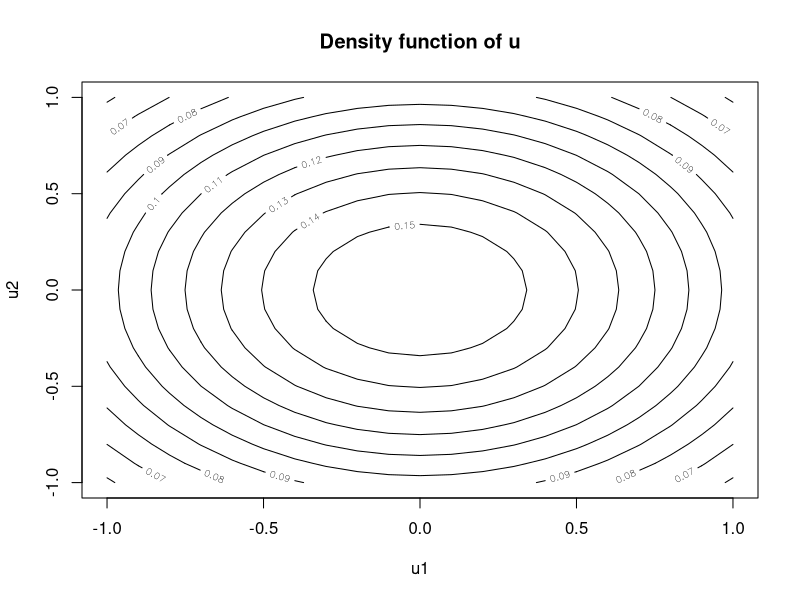
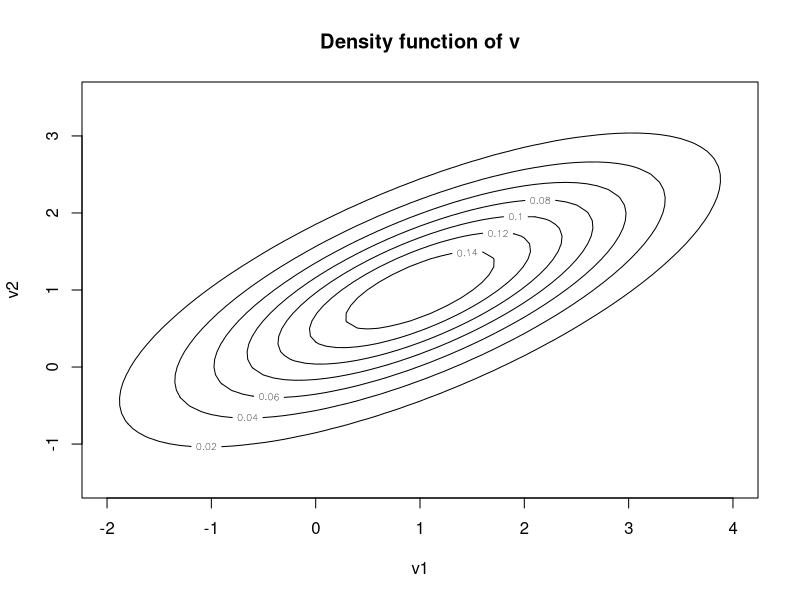
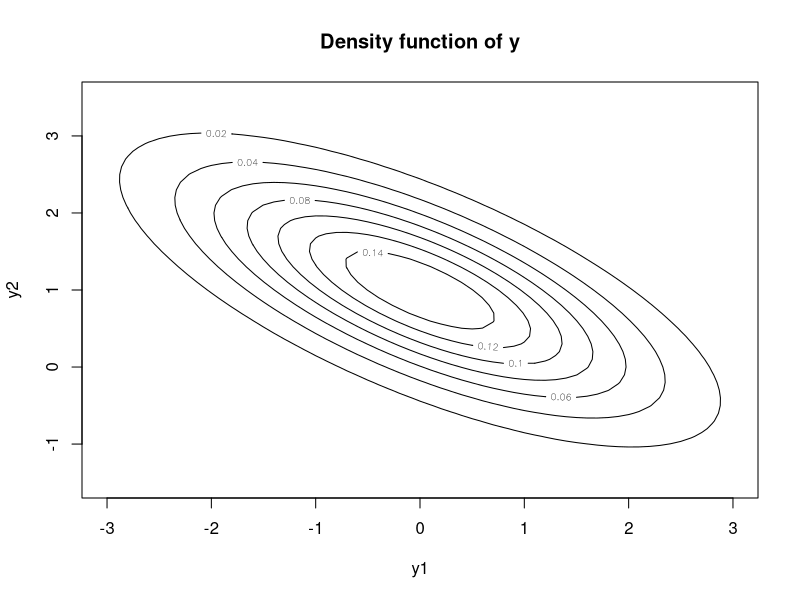
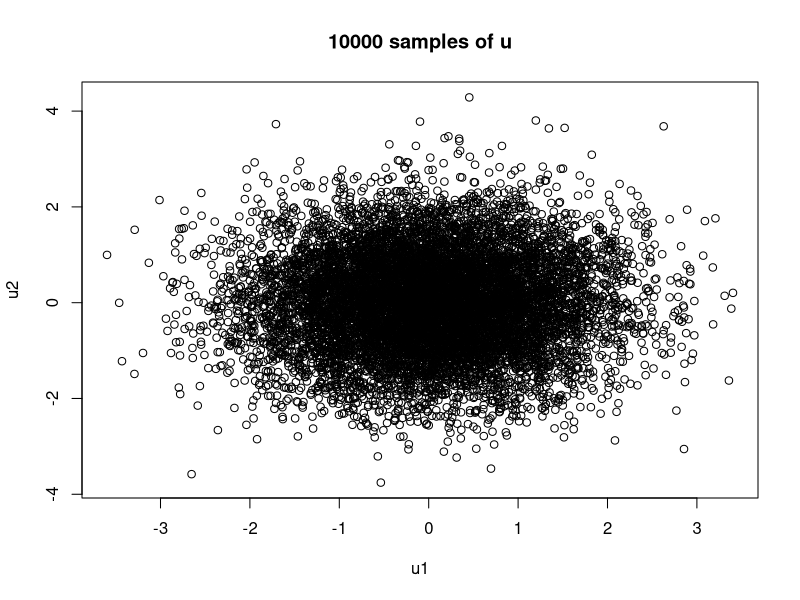
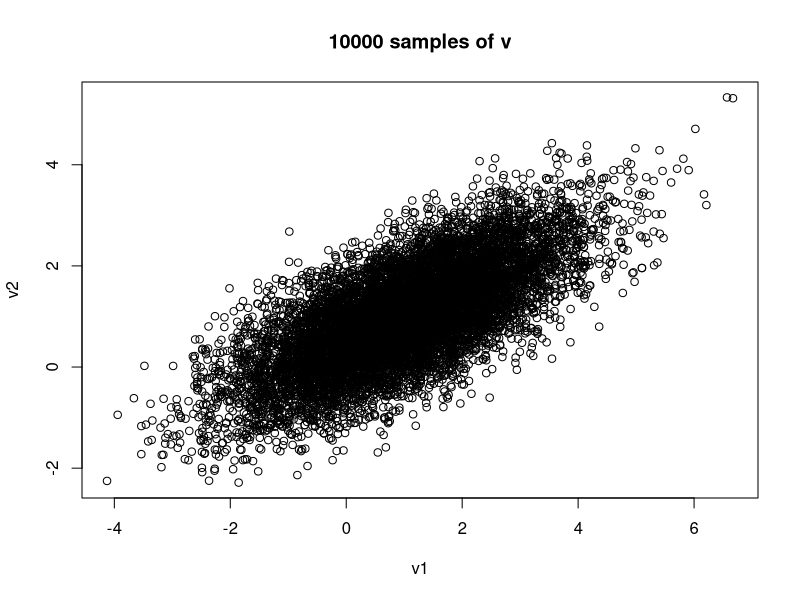
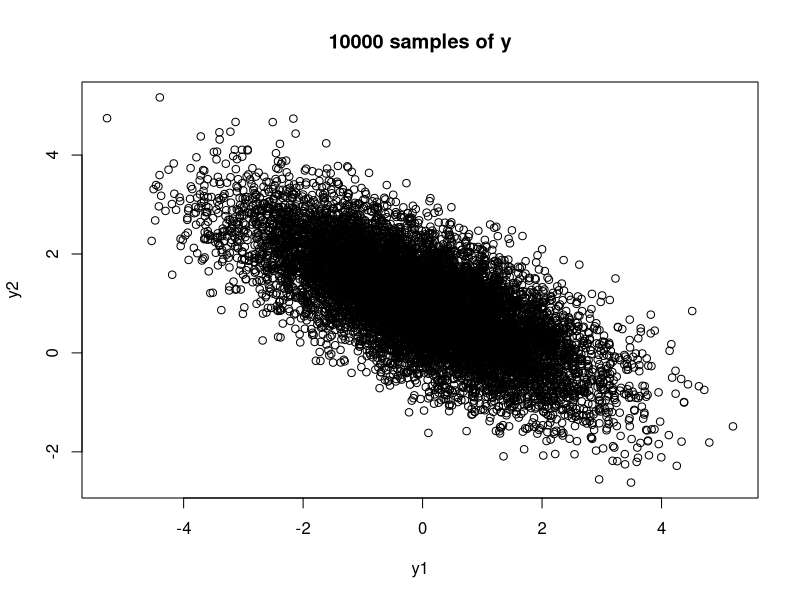

These figures' R source, in order:
# Name: Christian Peters

library(mvtnorm)

# No. 9)
# ======

# b)

# define density functions
f_u <- function(u1, u2) {
  dmvnorm(x=c(u1, u2), mean = c(0, 0), sigma = diag(2))
}
f_v <- function(v1, v2) {
  dmvnorm(x=c(v1, v2), mean = c(1, 1), sigma = matrix(c(2, 1, 1, 1), nrow = 2))
}
f_y <- function(y1, y2) {
  dmvnorm(x=c(y1, y2), mean = c(0, 1), sigma = matrix(c(2, -1, -1, 1), nrow = 2))
}

# create contour plots
x <- seq(-1, 1, 0.1)
y <- seq(-1, 1, 0.1)
z <- sapply(y, function(u2) sapply(x, function (u1) f_u(u1, u2)))
contour(x=x, y=y, z=z, xlab = 'u1', ylab = 'u2', main = 'Density function of u')

x <- seq(-2, 4, 0.1)
y <- seq(-1.5, 3.5, 0.1)
z <- sapply(y, function(v2) sapply(x, function (v1) f_v(v1, v2)))
contour(x=x, y=y, z=z, xlab = 'v1', ylab = 'v2', main = 'Density function of v')

x <- seq(-3, 3, 0.1)
y <- seq(-1.5, 3.5, 0.1)
z <- sapply(y, function(y2) sapply(x, function (y1) f_y(y1, y2)))
contour(x=x, y=y, z=z, xlab = 'y1', ylab = 'y2', main = 'Density function of y')

# correlation matrices
corr_u <- matrix(c(1, 0, 0, 1), nrow = 2)
print(corr_u)
corr_v <- matrix(c(1, 1/sqrt(2), 1/sqrt(2), 1), nrow=2)
print(corr_v)
corr_y <- matrix(c(1, -1/sqrt(2), -1/sqrt(2), 1), nrow=2)
print(corr_y)

# Description:
# u is centered around the origin with equal variance in each direction. The
# components u1 and u2 are uncorrelated.
# v is centered around (1, 1) with a variance of 2 in the direction of v1 and a
# variance of 1 in the direction of v2. v1 and v2 have a correlation coefficient
# of ~0.71.
# The center of y is located at (0, 1) and it has a variance of 1 in the direction
# of y1 and a variance of 1 in the direction of y2. The components y1 and y2
# are negatively correlated with a correlation coefficient of ~-0.71.

# c)

# define the functions to generate random numbers using the cholesky decomposition
# of the covariance matrix (2.35)
generate_u <- function() {
  diag(2) %*% rnorm(2) + c(0, 0)
}
generate_v <- function() {
  matrix(c(1, 0, 1, 1), nrow = 2)  %*% rnorm(2) + c(1, 1)
}
generate_y <- function() {
  matrix(c(1, 0, -1, 1), nrow = 2) %*% rnorm(2) + c(0, 1)
}

# generate plots
samples_u <- replicate(10000, generate_u(), simplify = TRUE)
plot(samples_u[1,], samples_u[2,], xlab = 'u1', ylab = 'u2', main = '10000 samples of u')

samples_v <- replicate(10000, generate_v(), simplify = TRUE)
plot(samples_v[1,], samples_v[2,], xlab = 'v1', ylab = 'v2', main = '10000 samples of v')

samples_y <- replicate(10000, generate_y(), simplify = TRUE)
plot(samples_y[1,], samples_y[2,], xlab = 'y1', ylab = 'y2', main = '10000 samples of y')
